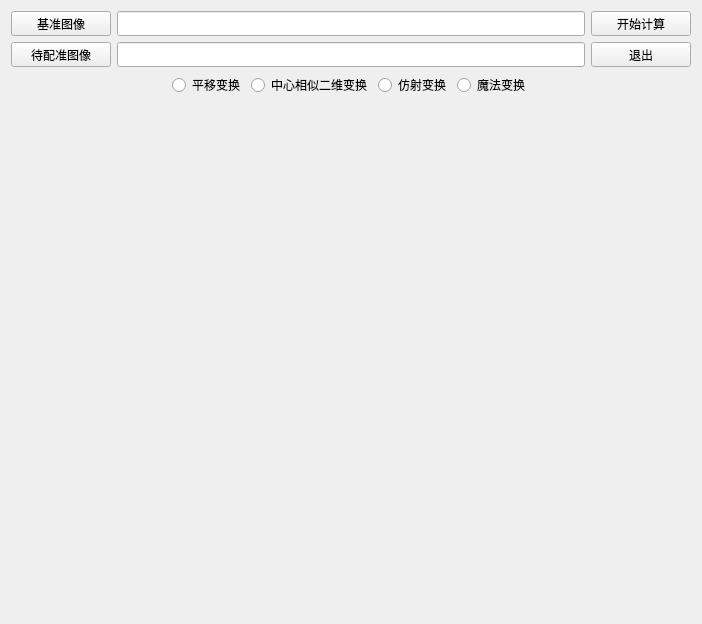
<?xml version="1.0" encoding="UTF-8"?>
<ui version="4.0">
 <class>Register</class>
 <widget class="QWidget" name="Register">
  <property name="geometry">
   <rect>
    <x>0</x>
    <y>0</y>
    <width>698</width>
    <height>616</height>
   </rect>
  </property>
  <property name="windowTitle">
   <string>Register</string>
  </property>
  <layout class="QGridLayout" name="gridLayout">
   <item row="0" column="0">
    <widget class="QPushButton" name="pushButton_SelectImageFix">
     <property name="minimumSize">
      <size>
       <width>100</width>
       <height>25</height>
      </size>
     </property>
     <property name="maximumSize">
      <size>
       <width>100</width>
       <height>25</height>
      </size>
     </property>
     <property name="text">
      <string>基准图像</string>
     </property>
    </widget>
   </item>
   <item row="4" column="5">
    <widget class="QRadioButton" name="radioButton_4">
     <property name="text">
      <string>魔法变换</string>
     </property>
    </widget>
   </item>
   <item row="3" column="7">
    <widget class="QPushButton" name="pushButton_Cancel">
     <property name="minimumSize">
      <size>
       <width>100</width>
       <height>25</height>
      </size>
     </property>
     <property name="maximumSize">
      <size>
       <width>100</width>
       <height>25</height>
      </size>
     </property>
     <property name="text">
      <string>退出</string>
     </property>
    </widget>
   </item>
   <item row="3" column="0">
    <widget class="QPushButton" name="pushButton_SelectImageMove">
     <property name="minimumSize">
      <size>
       <width>100</width>
       <height>25</height>
      </size>
     </property>
     <property name="maximumSize">
      <size>
       <width>100</width>
       <height>25</height>
      </size>
     </property>
     <property name="text">
      <string>待配准图像</string>
     </property>
    </widget>
   </item>
   <item row="7" column="0" colspan="8">
    <widget class="QVTKWidget" name="qvtkWidget_Registration">
     <property name="minimumSize">
      <size>
       <width>680</width>
       <height>510</height>
      </size>
     </property>
    </widget>
   </item>
   <item row="4" column="4">
    <widget class="QRadioButton" name="radioButton_3">
     <property name="text">
      <string>仿射变换</string>
     </property>
    </widget>
   </item>
   <item row="0" column="7">
    <widget class="QPushButton" name="pushButton_Ok">
     <property name="minimumSize">
      <size>
       <width>100</width>
       <height>25</height>
      </size>
     </property>
     <property name="maximumSize">
      <size>
       <width>100</width>
       <height>25</height>
      </size>
     </property>
     <property name="text">
      <string>开始计算</string>
     </property>
    </widget>
   </item>
   <item row="4" column="1">
    <spacer name="horizontalSpacer">
     <property name="orientation">
      <enum>Qt::Horizontal</enum>
     </property>
     <property name="sizeHint" stdset="0">
      <size>
       <width>40</width>
       <height>20</height>
      </size>
     </property>
    </spacer>
   </item>
   <item row="4" column="2">
    <widget class="QRadioButton" name="radioButton_1">
     <property name="text">
      <string>平移变换</string>
     </property>
    </widget>
   </item>
   <item row="4" column="3">
    <widget class="QRadioButton" name="radioButton_2">
     <property name="text">
      <string>中心相似二维变换</string>
     </property>
    </widget>
   </item>
   <item row="4" column="6">
    <spacer name="horizontalSpacer_2">
     <property name="orientation">
      <enum>Qt::Horizontal</enum>
     </property>
     <property name="sizeHint" stdset="0">
      <size>
       <width>40</width>
       <height>20</height>
      </size>
     </property>
    </spacer>
   </item>
   <item row="3" column="1" colspan="6">
    <widget class="QLineEdit" name="lineEdit_ImageMove">
     <property name="minimumSize">
      <size>
       <width>0</width>
       <height>25</height>
      </size>
     </property>
     <property name="maximumSize">
      <size>
       <width>16777215</width>
       <height>25</height>
      </size>
     </property>
    </widget>
   </item>
   <item row="0" column="1" colspan="6">
    <widget class="QLineEdit" name="lineEdit_ImageFix">
     <property name="minimumSize">
      <size>
       <width>0</width>
       <height>25</height>
      </size>
     </property>
     <property name="maximumSize">
      <size>
       <width>16777215</width>
       <height>25</height>
      </size>
     </property>
    </widget>
   </item>
  </layout>
 </widget>
 <layoutdefault spacing="6" margin="11"/>
 <customwidgets>
  <customwidget>
   <class>QVTKWidget</class>
   <extends>QWidget</extends>
   <header>QVTKWidget.h</header>
  </customwidget>
 </customwidgets>
 <resources/>
 <connections>
  <connection>
   <sender>pushButton_SelectImageFix</sender>
   <signal>clicked()</signal>
   <receiver>Register</receiver>
   <slot>OnSelectImageFix()</slot>
   <hints>
    <hint type="sourcelabel">
     <x>82</x>
     <y>27</y>
    </hint>
    <hint type="destinationlabel">
     <x>160</x>
     <y>4</y>
    </hint>
   </hints>
  </connection>
  <connection>
   <sender>pushButton_SelectImageMove</sender>
   <signal>clicked()</signal>
   <receiver>Register</receiver>
   <slot>OnSelectImageMove()</slot>
   <hints>
    <hint type="sourcelabel">
     <x>32</x>
     <y>55</y>
    </hint>
    <hint type="destinationlabel">
     <x>43</x>
     <y>82</y>
    </hint>
   </hints>
  </connection>
  <connection>
   <sender>pushButton_Ok</sender>
   <signal>clicked()</signal>
   <receiver>Register</receiver>
   <slot>OnButtonOk()</slot>
   <hints>
    <hint type="sourcelabel">
     <x>637</x>
     <y>19</y>
    </hint>
    <hint type="destinationlabel">
     <x>541</x>
     <y>5</y>
    </hint>
   </hints>
  </connection>
  <connection>
   <sender>pushButton_Cancel</sender>
   <signal>clicked()</signal>
   <receiver>Register</receiver>
   <slot>OnButtonCancel()</slot>
   <hints>
    <hint type="sourcelabel">
     <x>657</x>
     <y>49</y>
    </hint>
    <hint type="destinationlabel">
     <x>675</x>
     <y>83</y>
    </hint>
   </hints>
  </connection>
  <connection>
   <sender>radioButton_4</sender>
   <signal>clicked()</signal>
   <receiver>Register</receiver>
   <slot>OnSelectImageFix()</slot>
   <hints>
    <hint type="sourcelabel">
     <x>475</x>
     <y>82</y>
    </hint>
    <hint type="destinationlabel">
     <x>639</x>
     <y>81</y>
    </hint>
   </hints>
  </connection>
 </connections>
 <slots>
  <slot>OnSelectImageFix()</slot>
  <slot>OnSelectImageMove()</slot>
  <slot>OnButtonOk()</slot>
  <slot>OnButtonCancel()</slot>
 </slots>
</ui>
